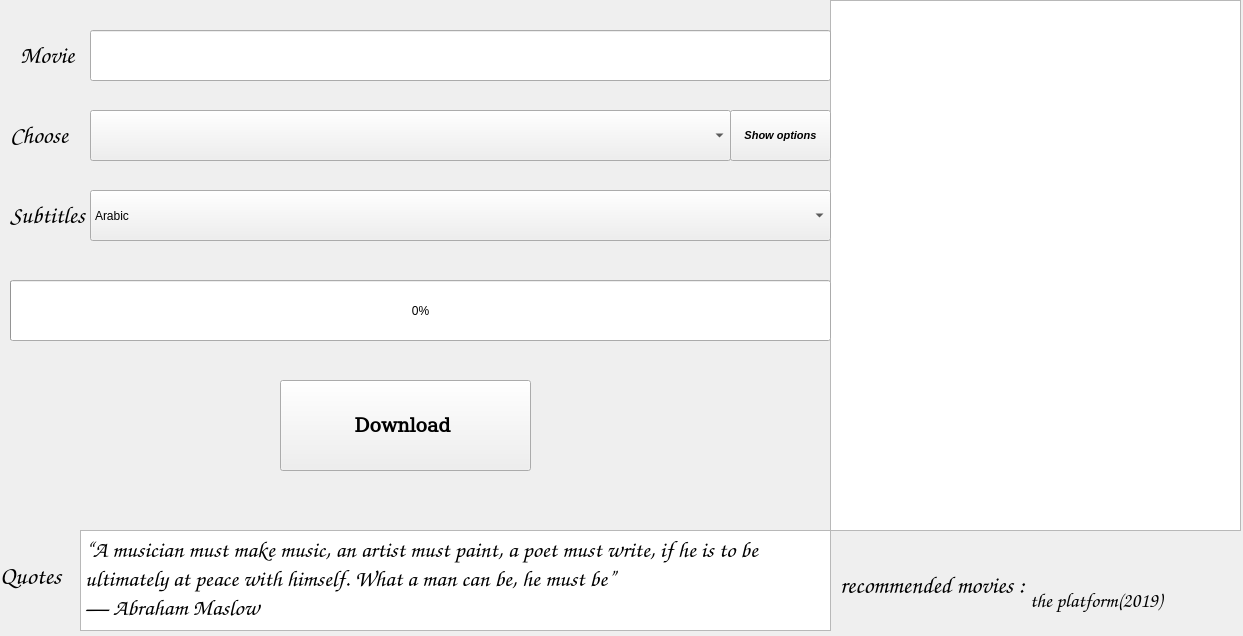
 <widget class="QWidget" name="Form">
  <property name="geometry">
   <rect>
    <x>0</x>
    <y>0</y>
    <width>1243</width>
    <height>636</height>
   </rect>
  </property>
  <property name="windowTitle">
   <string>Form</string>
  </property>
  <property name="styleSheet">
   <string notr="true">/*
 * The MIT License (MIT)
 *
 * Copyright (c) &lt;2013-2014&gt; &lt;Colin Duquesnoy&gt;
 *
 * Permission is hereby granted, free of charge, to any person obtaining a copy
 * of this software and associated documentation files (the &quot;Software&quot;), to deal
 * in the Software without restriction, including without limitation the rights
 * to use, copy, modify, merge, publish, distribute, sublicense, and/or sell
 * copies of the Software, and to permit persons to whom the Software is
 * furnished to do so, subject to the following conditions:

 * The above copyright notice and this permission notice shall be included in
 * all copies or substantial portions of the Software.

 * THE SOFTWARE IS PROVIDED &quot;AS IS&quot;, WITHOUT WARRANTY OF ANY KIND, EXPRESS OR
 * IMPLIED, INCLUDING BUT NOT LIMITED TO THE WARRANTIES OF MERCHANTABILITY,
 * FITNESS FOR A PARTICULAR PURPOSE AND NONINFRINGEMENT. IN NO EVENT SHALL THE
 * AUTHORS OR COPYRIGHT HOLDERS BE LIABLE FOR ANY CLAIM, DAMAGES OR OTHER
 * LIABILITY, WHETHER IN AN ACTION OF CONTRACT, TORT OR OTHERWISE, ARISING FROM,
 * OUT OF OR IN CONNECTION WITH THE SOFTWARE OR THE USE OR OTHER DEALINGS IN
 * THE SOFTWARE.
 */
QRadioButton {
    background-color:       gray;
    color:                 #000080;
}

QRadioButton::indicator {
    width:                  10px;
    height:                 10px;
    border-radius:          7px;
}

QRadioButton::indicator:checked {
    background-color:    #804000;
    border:                 2px solid #5200cc;
}

QRadioButton::indicator:unchecked {
    background-color:       black;
    border:                 2px solid #5200cc;
}
QProgressBar:horizontal {
    border: 1px solid #3A3939;
    text-align: center;
    padding: 1px;
    background: #201F1F;
}
QProgressBar::chunk:horizontal {
    background-color: qlineargradient(spread:reflect, x1:1, y1:0.545, x2:1, y2:0, stop:0 rgba(28, 66, 111, 255), stop:1 rgba(37, 87, 146, 255));
}

QToolTip
{
    border: 1px solid #3A3939;
    background-color: rgb(90, 102, 117);;
    color: white;
    padding: 1px;
    opacity: 200;
}

QWidget
{
    color: silver;
    background-color: #302F2F;
    selection-background-color:#3d8ec9;
    selection-color: black;
    background-clip: border;
    border-image: none;
    outline: 0;
}

QWidget:item:hover
{
    background-color: #78879b;
    color: black;
}

QWidget:item:selected
{
    background-color: #3d8ec9;
}

QCheckBox
{
    spacing: 5px;
    outline: none;
    color: #bbb;
    margin-bottom: 2px;
}

QCheckBox:disabled
{
    color: #777777;
}
QCheckBox::indicator,
QGroupBox::indicator
{
    width: 18px;
    height: 18px;
}
QGroupBox::indicator
{
    margin-left: 2px;
}

QCheckBox::indicator:unchecked,
QCheckBox::indicator:unchecked:hover,
QGroupBox::indicator:unchecked,
QGroupBox::indicator:unchecked:hover
{
    image: url(:/dark_blue/img/checkbox_unchecked.png);
}

QCheckBox::indicator:unchecked:focus,
QCheckBox::indicator:unchecked:pressed,
QGroupBox::indicator:unchecked:focus,
QGroupBox::indicator:unchecked:pressed
{
  border: none;
    image: url(:/dark_blue/img/checkbox_unchecked_focus.png);
}

QCheckBox::indicator:checked,
QCheckBox::indicator:checked:hover,
QGroupBox::indicator:checked,
QGroupBox::indicator:checked:hover
{
    image: url(:/dark_blue/img/checkbox_checked.png);
}

QCheckBox::indicator:checked:focus,
QCheckBox::indicator:checked:pressed,
QGroupBox::indicator:checked:focus,
QGroupBox::indicator:checked:pressed
{
  border: none;
    image: url(:/dark_blue/img/checkbox_checked_focus.png);
}

QCheckBox::indicator:indeterminate,
QCheckBox::indicator:indeterminate:hover,
QCheckBox::indicator:indeterminate:pressed
QGroupBox::indicator:indeterminate,
QGroupBox::indicator:indeterminate:hover,
QGroupBox::indicator:indeterminate:pressed
{
    image: url(:/dark_blue/img/checkbox_indeterminate.png);
}

QCheckBox::indicator:indeterminate:focus,
QGroupBox::indicator:indeterminate:focus
{
    image: url(:/dark_blue/img/checkbox_indeterminate_focus.png);
}

QCheckBox::indicator:checked:disabled,
QGroupBox::indicator:checked:disabled
{
    image: url(:/dark_blue/img/checkbox_checked_disabled.png);
}

QCheckBox::indicator:unchecked:disabled,
QGroupBox::indicator:unchecked:disabled
{
    image: url(:/dark_blue/img/checkbox_unchecked_disabled.png);
}


QMenuBar
{
    background-color: #302F2F;
    color: silver;
}

QMenuBar::item
{
    background: transparent;
}

QMenuBar::item:selected
{
    background: transparent;
    border: 1px solid #3A3939;
}

QMenuBar::item:pressed
{
    border: 1px solid #3A3939;
    background-color: #3d8ec9;
    color: black;
    margin-bottom:-1px;
    padding-bottom:1px;
}

QMenu
{
    border: 1px solid #3A3939;
    color: silver;
    margin: 1px;
}

QMenu::icon
{
    margin: 1px;
}

QMenu::item
{
    padding: 2px 2px 2px 25px;
    margin-left: 5px;
    border: 1px solid transparent; /* reserve space for selection border */
}

QMenu::item:selected
{
    color: black;
}

QMenu::separator {
    height: 2px;
    background: lightblue;
    margin-left: 10px;
    margin-right: 5px;
}

QMenu::indicator {
    width: 16px;
    height: 16px;
}

/* non-exclusive indicator = check box style indicator
   (see QActionGroup::setExclusive) */
QMenu::indicator:non-exclusive:unchecked {
    image: url(:/dark_blue/img/checkbox_unchecked.png);
}

QMenu::indicator:non-exclusive:unchecked:selected {
    image: url(:/dark_blue/img/checkbox_unchecked_disabled.png);
}

QMenu::indicator:non-exclusive:checked {
    image: url(:/dark_blue/img/checkbox_checked.png);
}

QMenu::indicator:non-exclusive:checked:selected {
    image: url(:/dark_blue/img/checkbox_checked_disabled.png);
}

/* exclusive indicator = radio button style indicator (see QActionGroup::setExclusive) */
QMenu::indicator:exclusive:unchecked {
    image: url(:/dark_blue/img/radio_unchecked.png);
}

QMenu::indicator:exclusive:unchecked:selected {
    image: url(:/dark_blue/img/radio_unchecked_disabled.png);
}

QMenu::indicator:exclusive:checked {
    image: url(:/dark_blue/img/radio_checked.png);
}

QMenu::indicator:exclusive:checked:selected {
    image: url(:/dark_blue/img/radio_checked_disabled.png);
}

QMenu::right-arrow {
    margin: 5px;
    image: url(:/dark_blue/img/right_arrow.png)
}


QWidget:disabled
{
    color: #808080;
    background-color: #302F2F;
}

QAbstractItemView
{
    alternate-background-color: #3A3939;
    color: silver;
    border: 1px solid 3A3939;
    border-radius: 2px;
    padding: 1px;
}

QWidget:focus, QMenuBar:focus
{
    border: 1px solid #78879b;
}

QTabWidget:focus, QCheckBox:focus, QRadioButton:focus, QSlider:focus
{
    border: none;
}

QLineEdit
{
    background-color: #201F1F;
    padding: 2px;
    border-style: solid;
    border: 1px solid #3A3939;
    border-radius: 2px;
    color: silver;
}

QGroupBox {
    border:1px solid #3A3939;
    border-radius: 2px;
    margin-top: 20px;
    background-color: #302F2F;
    color: silver;
}

QGroupBox::title {
    subcontrol-origin: margin;
    subcontrol-position: top center;
    padding-left: 10px;
    padding-right: 10px;
    padding-top: 10px;
}

QAbstractScrollArea
{
    border-radius: 2px;
    border: 1px solid #3A3939;
    background-color: transparent;
}

QScrollBar:horizontal
{
    height: 15px;
    margin: 3px 15px 3px 15px;
    border: 1px transparent #2A2929;
    border-radius: 4px;
    background-color: #2A2929;
}

QScrollBar::handle:horizontal
{
    background-color: #605F5F;
    min-width: 5px;
    border-radius: 4px;
}

QScrollBar::add-line:horizontal
{
    margin: 0px 3px 0px 3px;
    border-image: url(:/dark_blue/img/right_arrow_disabled.png);
    width: 10px;
    height: 10px;
    subcontrol-position: right;
    subcontrol-origin: margin;
}

QScrollBar::sub-line:horizontal
{
    margin: 0px 3px 0px 3px;
    border-image: url(:/dark_blue/img/left_arrow_disabled.png);
    height: 10px;
    width: 10px;
    subcontrol-position: left;
    subcontrol-origin: margin;
}

QScrollBar::add-line:horizontal:hover,QScrollBar::add-line:horizontal:on
{
    border-image: url(:/dark_blue/img/right_arrow.png);
    height: 10px;
    width: 10px;
    subcontrol-position: right;
    subcontrol-origin: margin;
}


QScrollBar::sub-line:horizontal:hover, QScrollBar::sub-line:horizontal:on
{
    border-image: url(:/dark_blue/img/left_arrow.png);
    height: 10px;
    width: 10px;
    subcontrol-position: left;
    subcontrol-origin: margin;
}

QScrollBar::up-arrow:horizontal, QScrollBar::down-arrow:horizontal
{
    background: none;
}


QScrollBar::add-page:horizontal, QScrollBar::sub-page:horizontal
{
    background: none;
}

QScrollBar:vertical
{
    background-color: #2A2929;
    width: 15px;
    margin: 15px 3px 15px 3px;
    border: 1px transparent #2A2929;
    border-radius: 4px;
}

QScrollBar::handle:vertical
{
    background-color: #605F5F;
    min-height: 5px;
    border-radius: 4px;
}

QScrollBar::sub-line:vertical
{
    margin: 3px 0px 3px 0px;
    border-image: url(:/dark_blue/img/up_arrow_disabled.png);
    height: 10px;
    width: 10px;
    subcontrol-position: top;
    subcontrol-origin: margin;
}

QScrollBar::add-line:vertical
{
    margin: 3px 0px 3px 0px;
    border-image: url(:/dark_blue/img/down_arrow_disabled.png);
    height: 10px;
    width: 10px;
    subcontrol-position: bottom;
    subcontrol-origin: margin;
}

QScrollBar::sub-line:vertical:hover,QScrollBar::sub-line:vertical:on
{

    border-image: url(:/dark_blue/img/up_arrow.png);
    height: 10px;
    width: 10px;
    subcontrol-position: top;
    subcontrol-origin: margin;
}


QScrollBar::add-line:vertical:hover, QScrollBar::add-line:vertical:on
{
    border-image: url(:/dark_blue/img/down_arrow.png);
    height: 10px;
    width: 10px;
    subcontrol-position: bottom;
    subcontrol-origin: margin;
}

QScrollBar::up-arrow:vertical, QScrollBar::down-arrow:vertical
{
    background: none;
}


QScrollBar::add-page:vertical, QScrollBar::sub-page:vertical
{
    background: none;
}

QTextEdit
{
    background-color: #201F1F;
    color: silver;
    border: 1px solid #3A3939;
}

QPlainTextEdit
{
    background-color: #201F1F;;
    color: silver;
    border-radius: 2px;
    border: 1px solid #3A3939;
}

QHeaderView::section
{
    background-color: #3A3939;
    color: silver;
    padding-left: 4px;
    border: 1px solid #6c6c6c;
}

QSizeGrip {
    image: url(:/dark_blue/img/sizegrip.png);
    width: 12px;
    height: 12px;
}

QMainWindow
{
    background-color: #302F2F;

}

QMainWindow::separator
{
    background-color: #302F2F;
    color: white;
    padding-left: 4px;
    spacing: 2px;
    border: 1px dashed #3A3939;
}

QMainWindow::separator:hover
{

    background-color: #787876;
    color: white;
    padding-left: 4px;
    border: 1px solid #3A3939;
    spacing: 2px;
}


QMenu::separator
{
    height: 1px;
    background-color: #3A3939;
    color: white;
    padding-left: 4px;
    margin-left: 10px;
    margin-right: 5px;
}


QFrame
{
    border-radius: 2px;
    border: 1px solid #444;
}

QFrame[frameShape=&quot;0&quot;]
{
    border-radius: 2px;
    border: 1px transparent #444;
}

QStackedWidget
{
    background-color: #302F2F;
    border: 1px transparent black;
}

QToolBar {
    border: 1px transparent #393838;
    background: 1px solid #302F2F;
    font-weight: bold;
}

QToolBar::handle:horizontal {
    image: url(:/dark_blue/img/Hmovetoolbar.png);
}
QToolBar::handle:vertical {
    image: url(:/dark_blue/img/Vmovetoolbar.png);
}
QToolBar::separator:horizontal {
    image: url(:/dark_blue/img/Hsepartoolbar.png);
}
QToolBar::separator:vertical {
    image: url(:/dark_blue/img/Vsepartoolbars.png);
}

QPushButton
{
    color: silver;
    background-color: #302F2F;
    border-width: 2px;
    border-color: #4A4949;
    border-style: solid;
    padding-top: 2px;
    padding-bottom: 2px;
    padding-left: 10px;
    padding-right: 10px;
    border-radius: 4px;
    /* outline: none; */
    /* min-width: 40px; */
}

QPushButton:disabled
{
    background-color: #302F2F;
    border-width: 2px;
    border-color: #3A3939;
    border-style: solid;
    padding-top: 2px;
    padding-bottom: 2px;
    padding-left: 10px;
    padding-right: 10px;
    /*border-radius: 2px;*/
    color: #808080;
}

QPushButton:focus {
    background-color: #3d8ec9;
    color: white;
}

QComboBox
{
    selection-background-color: #3d8ec9;
    background-color: #201F1F;
    border-style: solid;
    border: 1px solid #3A3939;
    border-radius: 2px;
    padding: 2px;
    min-width: 75px;
}

QPushButton:checked{
    background-color: #4A4949;
    border-color: #6A6969;
}

QPushButton:hover {
    border: 2px solid #78879b;
    color: silver;
}

QComboBox:hover, QAbstractSpinBox:hover,QLineEdit:hover,QTextEdit:hover,QPlainTextEdit:hover,QAbstractView:hover,QTreeView:hover
{
    border: 1px solid #78879b;
    color: silver;
}

QComboBox:on
{
    background-color: #626873;
    padding-top: 3px;
    padding-left: 4px;
    selection-background-color: #4a4a4a;
}

QComboBox QAbstractItemView
{
    background-color: #201F1F;
    border-radius: 2px;
    border: 1px solid #444;
    selection-background-color: #3d8ec9;
    color: silver;
}

QComboBox::drop-down
{
    subcontrol-origin: padding;
    subcontrol-position: top right;
    width: 15px;

    border-left-width: 0px;
    border-left-color: darkgray;
    border-left-style: solid;
    border-top-right-radius: 3px;
    border-bottom-right-radius: 3px;
}

QComboBox::down-arrow
{
    image: url(:/dark_blue/img/down_arrow_disabled.png);
}

QComboBox::down-arrow:on, QComboBox::down-arrow:hover,
QComboBox::down-arrow:focus
{
    image: url(:/dark_blue/img/down_arrow.png);
}

QPushButton:pressed
{
    background-color: #484846;
}

QAbstractSpinBox {
    padding-top: 2px;
    padding-bottom: 2px;
    border: 1px solid #3A3939;
    background-color: #201F1F;
    color: silver;
    border-radius: 2px;
    min-width: 75px;
}

QAbstractSpinBox:up-button
{
    background-color: transparent;
    subcontrol-origin: border;
    subcontrol-position: top right;
}

QAbstractSpinBox:down-button
{
    background-color: transparent;
    subcontrol-origin: border;
    subcontrol-position: bottom right;
}

QAbstractSpinBox::up-arrow,QAbstractSpinBox::up-arrow:disabled,QAbstractSpinBox::up-arrow:off {
    image: url(:/dark_blue/img/up_arrow_disabled.png);
    width: 10px;
    height: 10px;
}
QAbstractSpinBox::up-arrow:hover
{
    image: url(:/dark_blue/img/up_arrow.png);
}


QAbstractSpinBox::down-arrow,QAbstractSpinBox::down-arrow:disabled,QAbstractSpinBox::down-arrow:off
{
    image: url(:/dark_blue/img/down_arrow_disabled.png);
    width: 10px;
    height: 10px;
}
QAbstractSpinBox::down-arrow:hover
{
    image: url(:/dark_blue/img/down_arrow.png);
}


QLabel
{
    border: 0px solid black;
}

QTabWidget{
    border: 1px transparent black;
}

QTabWidget::pane {
    border: 1px solid #444;
    border-radius: 3px;
    padding: 3px;
}

QTabBar
{
    qproperty-drawBase: 0;
    left: 5px; /* move to the right by 5px */
}

QTabBar:focus
{
    border: 0px transparent black;
}

QTabBar::close-button  {
    image: url(:/dark_blue/img/close.png);
    background: transparent;
}

QTabBar::close-button:hover
{
    image: url(:/dark_blue/img/close-hover.png);
    background: transparent;
}

QTabBar::close-button:pressed {
    image: url(:/dark_blue/img/close-pressed.png);
    background: transparent;
}

/* TOP TABS */
QTabBar::tab:top {
    color: #b1b1b1;
    border: 1px solid #4A4949;
    border-bottom: 1px transparent black;
    background-color: #302F2F;
    padding: 5px;
    border-top-left-radius: 2px;
    border-top-right-radius: 2px;
}

QTabBar::tab:top:!selected
{
    color: #b1b1b1;
    background-color: #201F1F;
    border: 1px transparent #4A4949;
    border-bottom: 1px transparent #4A4949;
    border-top-left-radius: 0px;
    border-top-right-radius: 0px;
}

QTabBar::tab:top:!selected:hover {
    background-color: #48576b;
}

/* BOTTOM TABS */
QTabBar::tab:bottom {
    color: #b1b1b1;
    border: 1px solid #4A4949;
    border-top: 1px transparent black;
    background-color: #302F2F;
    padding: 5px;
    border-bottom-left-radius: 2px;
    border-bottom-right-radius: 2px;
}

QTabBar::tab:bottom:!selected
{
    color: #b1b1b1;
    background-color: #201F1F;
    border: 1px transparent #4A4949;
    border-top: 1px transparent #4A4949;
    border-bottom-left-radius: 0px;
    border-bottom-right-radius: 0px;
}

QTabBar::tab:bottom:!selected:hover {
    background-color: #78879b;
}

/* LEFT TABS */
QTabBar::tab:left {
    color: #b1b1b1;
    border: 1px solid #4A4949;
    border-left: 1px transparent black;
    background-color: #302F2F;
    padding: 5px;
    border-top-right-radius: 2px;
    border-bottom-right-radius: 2px;
}

QTabBar::tab:left:!selected
{
    color: #b1b1b1;
    background-color: #201F1F;
    border: 1px transparent #4A4949;
    border-right: 1px transparent #4A4949;
    border-top-right-radius: 0px;
    border-bottom-right-radius: 0px;
}

QTabBar::tab:left:!selected:hover {
    background-color: #48576b;
}


/* RIGHT TABS */
QTabBar::tab:right {
    color: #b1b1b1;
    border: 1px solid #4A4949;
    border-right: 1px transparent black;
    background-color: #302F2F;
    padding: 5px;
    border-top-left-radius: 2px;
    border-bottom-left-radius: 2px;
}

QTabBar::tab:right:!selected
{
    color: #b1b1b1;
    background-color: #201F1F;
    border: 1px transparent #4A4949;
    border-right: 1px transparent #4A4949;
    border-top-left-radius: 0px;
    border-bottom-left-radius: 0px;
}

QTabBar::tab:right:!selected:hover {
    background-color: #48576b;
}

QTabBar QToolButton::right-arrow:enabled {
     image: url(:/dark_blue/img/right_arrow.png);
 }

 QTabBar QToolButton::left-arrow:enabled {
     image: url(:/dark_blue/img/left_arrow.png);
 }

QTabBar QToolButton::right-arrow:disabled {
     image: url(:/dark_blue/img/right_arrow_disabled.png);
 }

 QTabBar QToolButton::left-arrow:disabled {
     image: url(:/dark_blue/img/left_arrow_disabled.png);
 }


QDockWidget {
    border: 1px solid #403F3F;
    titlebar-close-icon: url(:/dark_blue/img/close.png);
    titlebar-normal-icon: url(:/dark_blue/img/undock.png);
}

QDockWidget::close-button, QDockWidget::float-button {
    border: 1px solid transparent;
    border-radius: 2px;
    background: transparent;
}

QDockWidget::close-button:hover, QDockWidget::float-button:hover {
    background: rgba(255, 255, 255, 10);
}

QDockWidget::close-button:pressed, QDockWidget::float-button:pressed {
    padding: 1px -1px -1px 1px;
    background: rgba(255, 255, 255, 10);
}

QTreeView, QListView, QTextBrowser, AtLineEdit, AtLineEdit::hover {
    border: 1px solid #444;
    background-color: #4700b3;
    border-radius: 3px;
    margin-left: 3px;
    color: black;
}

QTreeView:branch:selected, QTreeView:branch:hover {
    background: url(:/dark_blue/img/transparent.png);
}

QTreeView::branch:has-siblings:!adjoins-item {
    border-image: url(:/dark_blue/img/transparent.png);
}

QTreeView::branch:has-siblings:adjoins-item {
    border-image: url(:/dark_blue/img/transparent.png);
}

QTreeView::branch:!has-children:!has-siblings:adjoins-item {
    border-image: url(:/dark_blue/img/transparent.png);
}

QTreeView::branch:has-children:!has-siblings:closed,
QTreeView::branch:closed:has-children:has-siblings {
    image: url(:/dark_blue/img/branch_closed.png);
}

QTreeView::branch:open:has-children:!has-siblings,
QTreeView::branch:open:has-children:has-siblings  {
    image: url(:/dark_blue/img/branch_open.png);
}

QTreeView::branch:has-children:!has-siblings:closed:hover,
QTreeView::branch:closed:has-children:has-siblings:hover {
    image: url(:/dark_blue/img/branch_closed-on.png);
    }

QTreeView::branch:open:has-children:!has-siblings:hover,
QTreeView::branch:open:has-children:has-siblings:hover  {
    image: url(:/dark_blue/img/branch_open-on.png);
    }

QListView::item:!selected:hover, QListView::item:!selected:hover, QTreeView::item:!selected:hover  {
    background: rgba(0, 0, 0, 0);
    outline: 0;
    color: #FFFFFF
}

QListView::item:selected:hover, QListView::item:selected:hover, QTreeView::item:selected:hover  {
    background: #3d8ec9;
    color: #FFFFFF;
}

QSlider::groove:horizontal {
    border: 1px solid #3A3939;
    height: 8px;
    background: #201F1F;
    margin: 2px 0;
    border-radius: 2px;
}

QSlider::handle:horizontal {
    background: QLinearGradient( x1: 0, y1: 0, x2: 0, y2: 1,
      stop: 0.0 silver, stop: 0.2 #a8a8a8, stop: 1 #727272);
    border: 1px solid #3A3939;
    width: 14px;
    height: 14px;
    margin: -4px 0;
    border-radius: 2px;
}

QSlider::groove:vertical {
    border: 1px solid #3A3939;
    width: 8px;
    background: #201F1F;
    margin: 0 0px;
    border-radius: 2px;
}

QSlider::handle:vertical {
    background: QLinearGradient( x1: 0, y1: 0, x2: 0, y2: 1, stop: 0.0 silver,
    stop: 0.2 #a8a8a8, stop: 1 #727272);
    border: 1px solid #3A3939;
    width: 14px;
    height: 14px;
    margin: 0 -4px;
    border-radius: 2px;
}

QToolButton {
    /*  background-color: transparent; */
    border: 2px transparent #4A4949;
    border-radius: 4px;
    background-color: dimgray;
    margin: 2px;
    padding: 2px;
}

QToolButton[popupMode=&quot;1&quot;] { /* only for MenuButtonPopup */
 padding-right: 20px; /* make way for the popup button */
 border: 2px transparent #4A4949;
 border-radius: 4px;
}

QToolButton[popupMode=&quot;2&quot;] { /* only for InstantPopup */
 padding-right: 10px; /* make way for the popup button */
 border: 2px transparent #4A4949;
}


QToolButton:hover, QToolButton::menu-button:hover {
    border: 2px solid #78879b;
}

QToolButton:checked, QToolButton:pressed,
    QToolButton::menu-button:pressed {
    background-color: #4A4949;
    border: 2px solid #78879b;
}

/* the subcontrol below is used only in the InstantPopup or DelayedPopup mode */
QToolButton::menu-indicator {
    image: url(:/dark_blue/img/down_arrow.png);
    top: -7px; left: -2px; /* shift it a bit */
}

/* the subcontrols below are used only in the MenuButtonPopup mode */
QToolButton::menu-button {
    border: 1px transparent #4A4949;
    border-top-right-radius: 6px;
    border-bottom-right-radius: 6px;
    /* 16px width + 4px for border = 20px allocated above */
    width: 16px;
    outline: none;
}

QToolButton::menu-arrow {
    image: url(:/dark_blue/img/down_arrow.png);
}

QToolButton::menu-arrow:open {
    top: 1px; left: 1px; /* shift it a bit */
    border: 1px solid #3A3939;
}

QPushButton::menu-indicator  {
    subcontrol-origin: padding;
    subcontrol-position: bottom right;
    left: 4px;
}

QTableView
{
    border: 1px solid #444;
    gridline-color: #6c6c6c;
    background-color: #201F1F;
}


QTableView, QHeaderView
{
    border-radius: 0px;
}

QTableView::item:pressed, QListView::item:pressed, QTreeView::item:pressed  {
    background: #78879b;
    color: #FFFFFF;
}

QTableView::item:selected:active, QTreeView::item:selected:active, QListView::item:selected:active  {
    background: #3d8ec9;
    color: #FFFFFF;
}


QHeaderView
{
    border: 1px transparent;
    border-radius: 2px;
    margin: 0px;
    padding: 0px;
}

QHeaderView::section  {
    background-color: #3A3939;
    color: silver;
    padding: 4px;
    border: 1px solid #6c6c6c;
    border-radius: 0px;
    text-align: center;
}

QHeaderView::section::vertical::first, QHeaderView::section::vertical::only-one
{
    border-top: 1px solid #6c6c6c;
}

QHeaderView::section::vertical
{
    border-top: transparent;
}

QHeaderView::section::horizontal::first, QHeaderView::section::horizontal::only-one
{
    border-left: 1px solid #6c6c6c;
}

QHeaderView::section::horizontal
{
    border-left: transparent;
}


QHeaderView::section:checked
 {
    color: white;
    background-color: #5A5959;
 }

 /* style the sort indicator */
QHeaderView::down-arrow {
    image: url(:/dark_blue/img/down_arrow.png);
}

QHeaderView::up-arrow {
    image: url(:/dark_blue/img/up_arrow.png);
}


QTableCornerButton::section {
    background-color: #3A3939;
    border: 1px solid #3A3939;
    border-radius: 2px;
}

QToolBox  {
    padding: 3px;
    border: 1px transparent black;
}

QToolBox::tab {
    color: #b1b1b1;
    background-color: #302F2F;
    border: 1px solid #4A4949;
    border-bottom: 1px transparent #302F2F;
    border-top-left-radius: 5px;
    border-top-right-radius: 5px;
}

 QToolBox::tab:selected { /* italicize selected tabs */
    font: italic;
    background-color: #302F2F;
    border-color: #3d8ec9;
 }

QStatusBar::item {
    border: 1px solid #3A3939;
    border-radius: 2px;
 }


QFrame[height=&quot;3&quot;], QFrame[width=&quot;3&quot;] {
    background-color: #AAA;
}


QSplitter::handle {
    border: 1px dashed #3A3939;
}

QSplitter::handle:hover {
    background-color: #787876;
    border: 1px solid #3A3939;
}

QSplitter::handle:horizontal {
    width: 1px;
}

QSplitter::handle:vertical {
    height: 1px;
}

QListWidget {
    background-color: silver;
    border-radius: 5px;
    margin-left: 5px;
}

QListWidget::item {
    color: black;
}

QMessageBox {
    messagebox-critical-icon	: url(:/dark_blue/img/critical.png);
    messagebox-information-icon	: url(:/dark_blue/img/information.png);
    messagebox-question-icon	: url(:/dark_blue/img/question.png);
    messagebox-warning-icon:    : url(:/dark_blue/img/warning.png);
}

ColorButton::enabled {
    border-radius: 0px;
    border: 1px solid #444444;
}

ColorButton::disabled {
    border-radius: 0px;
    border: 1px solid #AAAAAA;
}
</string>
  </property>
  <widget class="QTextBrowser" name="textBrowser_2">
   <property name="geometry">
    <rect>
     <x>830</x>
     <y>0</y>
     <width>411</width>
     <height>531</height>
    </rect>
   </property>
   <property name="font">
    <font>
     <family>Z003</family>
     <pointsize>15</pointsize>
     <italic>true</italic>
    </font>
   </property>
   <property name="html">
    <string>&lt;!DOCTYPE HTML PUBLIC &quot;-//W3C//DTD HTML 4.0//EN&quot; &quot;http://www.w3.org/TR/REC-html40/strict.dtd&quot;&gt;
&lt;html&gt;&lt;head&gt;&lt;meta name=&quot;qrichtext&quot; content=&quot;1&quot; /&gt;&lt;style type=&quot;text/css&quot;&gt;
p, li { white-space: pre-wrap; }
&lt;/style&gt;&lt;/head&gt;&lt;body style=&quot; font-family:'Z003'; font-size:15pt; font-weight:400; font-style:italic;&quot;&gt;
&lt;p style=&quot;-qt-paragraph-type:empty; margin-top:0px; margin-bottom:0px; margin-left:0px; margin-right:0px; -qt-block-indent:0; text-indent:0px;&quot;&gt;&lt;br /&gt;&lt;/p&gt;&lt;/body&gt;&lt;/html&gt;</string>
   </property>
  </widget>
  <widget class="QLineEdit" name="lineEdit">
   <property name="geometry">
    <rect>
     <x>90</x>
     <y>30</y>
     <width>741</width>
     <height>51</height>
    </rect>
   </property>
  </widget>
  <widget class="QComboBox" name="comboBox">
   <property name="geometry">
    <rect>
     <x>90</x>
     <y>110</y>
     <width>641</width>
     <height>51</height>
    </rect>
   </property>
  </widget>
  <widget class="QPushButton" name="pushButton_2">
   <property name="geometry">
    <rect>
     <x>730</x>
     <y>110</y>
     <width>101</width>
     <height>51</height>
    </rect>
   </property>
   <property name="font">
    <font>
     <pointsize>8</pointsize>
     <weight>75</weight>
     <italic>true</italic>
     <bold>true</bold>
    </font>
   </property>
   <property name="text">
    <string>Show options</string>
   </property>
  </widget>
  <widget class="QComboBox" name="comboBox_2">
   <property name="geometry">
    <rect>
     <x>90</x>
     <y>190</y>
     <width>741</width>
     <height>51</height>
    </rect>
   </property>
   <property name="currentText">
    <string>Arabic</string>
   </property>
   <item>
    <property name="text">
     <string>Arabic</string>
    </property>
   </item>
   <item>
    <property name="text">
     <string>English</string>
    </property>
   </item>
   <item>
    <property name="text">
     <string>German</string>
    </property>
   </item>
   <item>
    <property name="text">
     <string>French</string>
    </property>
   </item>
   <item>
    <property name="text">
     <string>Spanish</string>
    </property>
   </item>
   <item>
    <property name="text">
     <string>Italian</string>
    </property>
   </item>
   <item>
    <property name="text">
     <string>Portuguese</string>
    </property>
   </item>
   <item>
    <property name="text">
     <string>Turkish</string>
    </property>
   </item>
  </widget>
  <widget class="QLabel" name="label">
   <property name="geometry">
    <rect>
     <x>20</x>
     <y>30</y>
     <width>61</width>
     <height>51</height>
    </rect>
   </property>
   <property name="font">
    <font>
     <family>Z003</family>
     <pointsize>18</pointsize>
     <weight>75</weight>
     <italic>true</italic>
     <bold>true</bold>
    </font>
   </property>
   <property name="text">
    <string>Movie</string>
   </property>
  </widget>
  <widget class="QLabel" name="label_2">
   <property name="geometry">
    <rect>
     <x>10</x>
     <y>110</y>
     <width>71</width>
     <height>51</height>
    </rect>
   </property>
   <property name="font">
    <font>
     <family>Z003</family>
     <pointsize>18</pointsize>
     <weight>75</weight>
     <italic>true</italic>
     <bold>true</bold>
    </font>
   </property>
   <property name="text">
    <string>Choose</string>
   </property>
  </widget>
  <widget class="QLabel" name="label_3">
   <property name="geometry">
    <rect>
     <x>10</x>
     <y>190</y>
     <width>81</width>
     <height>51</height>
    </rect>
   </property>
   <property name="font">
    <font>
     <family>Z003</family>
     <pointsize>18</pointsize>
     <weight>75</weight>
     <italic>true</italic>
     <bold>true</bold>
    </font>
   </property>
   <property name="text">
    <string>Subtitles</string>
   </property>
  </widget>
  <widget class="QProgressBar" name="progressBar">
   <property name="geometry">
    <rect>
     <x>10</x>
     <y>280</y>
     <width>821</width>
     <height>61</height>
    </rect>
   </property>
   <property name="value">
    <number>0</number>
   </property>
  </widget>
  <widget class="QPushButton" name="pushButton">
   <property name="geometry">
    <rect>
     <x>280</x>
     <y>380</y>
     <width>251</width>
     <height>91</height>
    </rect>
   </property>
   <property name="font">
    <font>
     <family>DejaVu Math TeX Gyre</family>
     <pointsize>14</pointsize>
     <weight>75</weight>
     <italic>false</italic>
     <bold>true</bold>
    </font>
   </property>
   <property name="text">
    <string>Download </string>
   </property>
  </widget>
  <widget class="QLabel" name="label_7">
   <property name="geometry">
    <rect>
     <x>0</x>
     <y>540</y>
     <width>91</width>
     <height>71</height>
    </rect>
   </property>
   <property name="font">
    <font>
     <family>Z003</family>
     <pointsize>19</pointsize>
     <weight>75</weight>
     <italic>true</italic>
     <bold>true</bold>
    </font>
   </property>
   <property name="text">
    <string>Quotes</string>
   </property>
  </widget>
  <widget class="QTextBrowser" name="textBrowser">
   <property name="geometry">
    <rect>
     <x>80</x>
     <y>530</y>
     <width>751</width>
     <height>101</height>
    </rect>
   </property>
   <property name="font">
    <font>
     <family>Z003</family>
     <pointsize>17</pointsize>
     <italic>true</italic>
    </font>
   </property>
   <property name="autoFillBackground">
    <bool>false</bool>
   </property>
   <property name="readOnly">
    <bool>true</bool>
   </property>
   <property name="html">
    <string>&lt;!DOCTYPE HTML PUBLIC &quot;-//W3C//DTD HTML 4.0//EN&quot; &quot;http://www.w3.org/TR/REC-html40/strict.dtd&quot;&gt;
&lt;html&gt;&lt;head&gt;&lt;meta name=&quot;qrichtext&quot; content=&quot;1&quot; /&gt;&lt;style type=&quot;text/css&quot;&gt;
p, li { white-space: pre-wrap; }
&lt;/style&gt;&lt;/head&gt;&lt;body style=&quot; font-family:'Z003'; font-size:17pt; font-weight:400; font-style:italic;&quot;&gt;
&lt;p style=&quot; margin-top:0px; margin-bottom:0px; margin-left:0px; margin-right:0px; -qt-block-indent:0; text-indent:0px;&quot;&gt;“A musician must make music, an artist must paint, a poet must write, if he is to be ultimately at peace with himself. What a man can be, he must be” &lt;br /&gt;― Abraham Maslow &lt;/p&gt;&lt;/body&gt;&lt;/html&gt;</string>
   </property>
  </widget>
  <widget class="QLabel" name="label_6">
   <property name="geometry">
    <rect>
     <x>840</x>
     <y>540</y>
     <width>211</width>
     <height>91</height>
    </rect>
   </property>
   <property name="font">
    <font>
     <family>Z003</family>
     <pointsize>18</pointsize>
     <weight>75</weight>
     <italic>true</italic>
     <bold>true</bold>
    </font>
   </property>
   <property name="text">
    <string>recommended movies : </string>
   </property>
  </widget>
  <widget class="QLabel" name="label_8">
   <property name="geometry">
    <rect>
     <x>1030</x>
     <y>550</y>
     <width>211</width>
     <height>101</height>
    </rect>
   </property>
   <property name="font">
    <font>
     <family>Z003</family>
     <pointsize>15</pointsize>
     <italic>true</italic>
    </font>
   </property>
   <property name="text">
    <string>the platform(2019)</string>
   </property>
   <property name="wordWrap">
    <bool>false</bool>
   </property>
  </widget>
 </widget>
